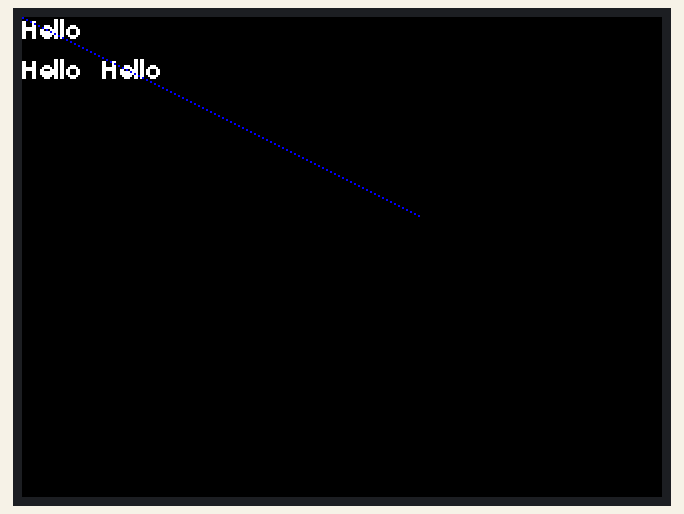
Simulated run of this program. Board: Raspberry Pi Pico running MicroPython. On the bench: 320×240 colour display. Library files of the repository ran but are not shown: ili9341.py, tt14.py; what the program prints to the serial console is not drawn.

Above: at 0.5 s.
At 1.8 s:
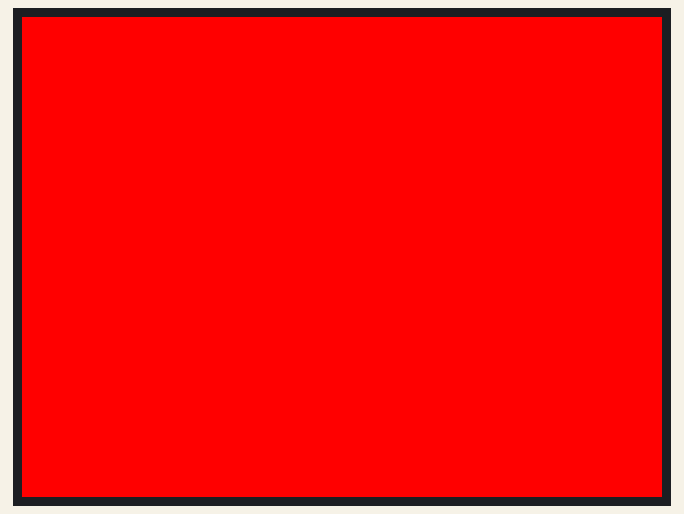
At 2.8 s:
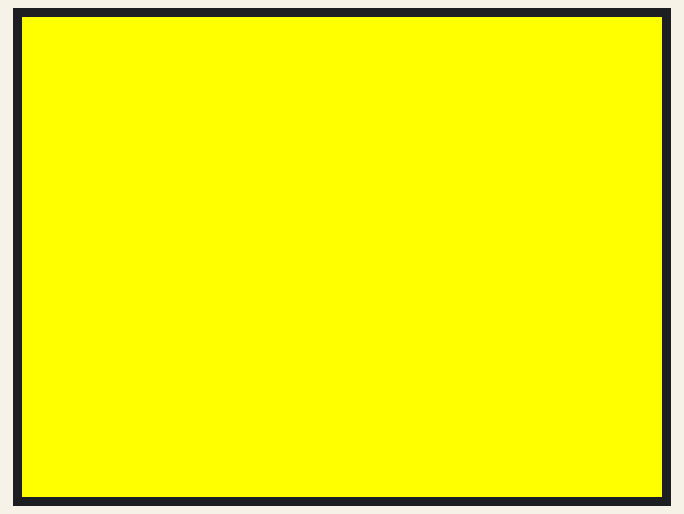
At 3.9 s:
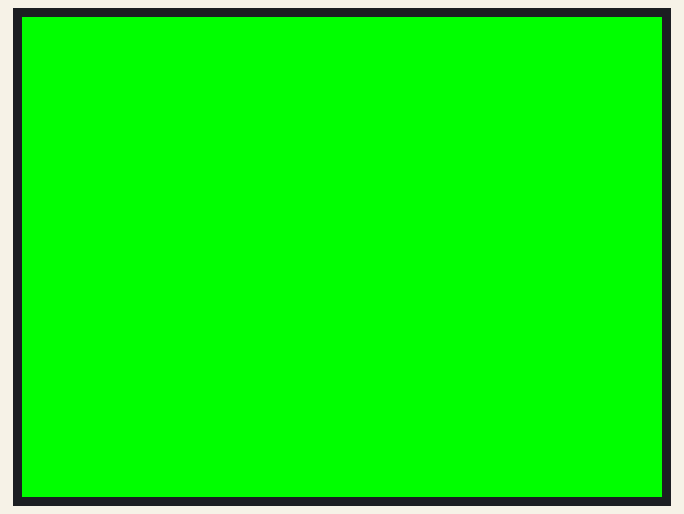
At 4.9 s:
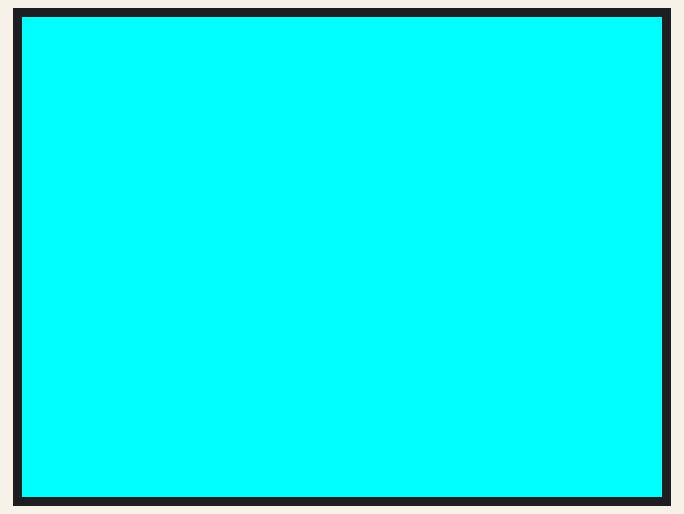
At 7.1 s:
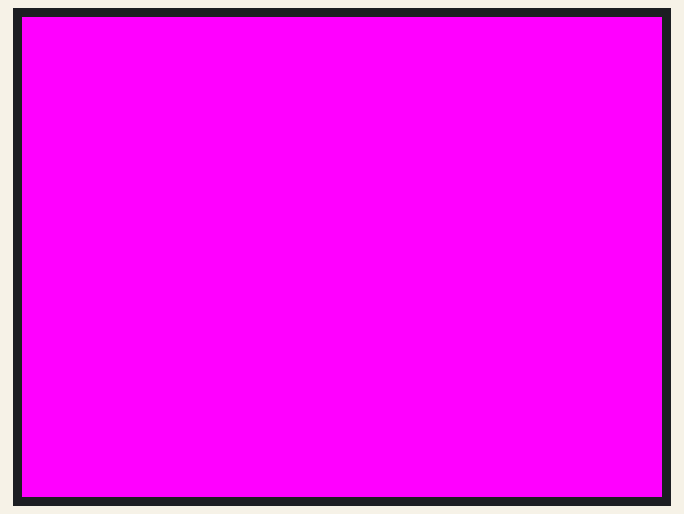

The program:

screentest.py
```python
# Tested with Pico
from ili9341 import ILI9341, color565
from machine import Pin, SPI
import tt14
import time

# Einige Farben from https://www.hobbyelektroniker.ch/resources/PytEsp20.zip
RED = const(0XF800)  # (255, 0, 0)
GREEN = const(0X07E0)  # (0, 255, 0)
BLUE = const(0X001F)  # (0, 0, 255)
YELLOW = const(0XFFE0)  # (255, 255, 0)
FUCHSIA = const(0XF81F)  # (255, 0, 255)
AQUA = const(0X07FF)  # (0, 255, 255)
MAROON = const(0X8000)  # (128, 0, 0)
DARKGREEN = const(0X0400)  # (0, 128, 0)
NAVY = const(0X0010)  # (0, 0, 128)
TEAL = const(0X0410)  # (0, 128, 128)
PURPLE = const(0X8010)  # (128, 0, 128)
OLIVE = const(0X8400)  # (128, 128, 0)
ORANGE = const(0XFC00)  # (255, 128, 0)
DEEP_PINK = const(0XF810)  # (255, 0, 128)
CHARTREUSE = const(0X87E0)  # (128, 255, 0)
SPRING_GREEN = const(0X07F0)  # (0, 255, 128)
INDIGO = const(0X801F)  # (128, 0, 255)
DODGER_BLUE = const(0X041F)  # (0, 128, 255)
CYAN = const(0X87FF)  # (128, 255, 255)
PINK = const(0XFC1F)  # (255, 128, 255)
LIGHT_YELLOW = const(0XFFF0)  # (255, 255, 128)
LIGHT_CORAL = const(0XFC10)  # (255, 128, 128)
LIGHT_GREEN = const(0X87F0)  # (128, 255, 128)
LIGHT_SLATE_BLUE = const(0X841F)  # (128, 128, 255)
WHITE = const(0XFFFF)  # (255, 255, 255)
BLACK = const(0)

text = 'Hello'
spi = SPI(0, baudrate=32000000, sck=Pin(18), mosi=Pin(19))
display = ILI9341(spi, cs=Pin(17), dc=Pin(20), rst=Pin(21), w=320, h=240, r=3)
print("Test")

# coords: x positive left
# coords: y positive down

display.erase()
display.set_color(WHITE,0)
display.set_font(tt14)
display.set_pos(0,0)
display.print(text)
display.set_pos(0,20)
display.print(text)
display.set_pos(40,20)
display.print(text)
for x in range(0,100):
    display.pixel(2*x,x,BLUE)

time.sleep(1)

# Define basic rainbow colors
RAINBOW_COLORS = [0XF800, 0XFFE0, 0X07E0, 0X07FF, 0X001F, 0XF81F]

spi = SPI(0, baudrate=32000000, sck=Pin(18), mosi=Pin(19))
display = ILI9341(spi, cs=Pin(17), dc=Pin(20), rst=Pin(21), w=320, h=240, r=3)

def cycle_rainbow(display, colors, delay=1):
    while True:
        for color in colors:
            display.fill_rectangle(0, 0, display.width, display.height, color)
            time.sleep(delay)

# Start cycling through the rainbow colors
cycle_rainbow(display, RAINBOW_COLORS)
```

Measured:
- by itself, everything shown: repeats every 6.3 s, in 12 steps
- what the display in image 0 shows lasts 1.3 s, from 0.4 s to 1.7 s
- what the display in image 1 shows lasts 1.1 s, from 1.7 s to 2.8 s
